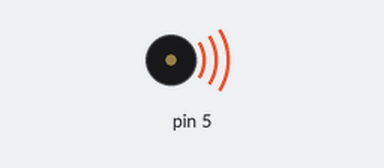
Recording of a sketch running on a simulated Arduino Uno, built with avr-gcc and run on an emulated ATmega328P. On the bench: buzzer (waves = sounding).

Above: at 0.1 s.
At 3.1 s:
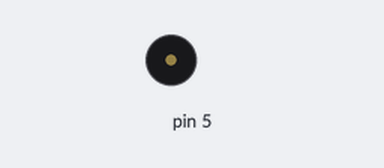
Timing chart, 0 to 4.6 s (numbered marks = the images above):
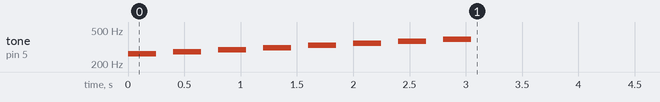

The sketch:

practice_ems_piazo1.ino
```cpp
/*
int melody[] = {262, 277, 294, 311, 330, 349, 370, 392, 415, 440, 466, 494, 523};

void setup() {
  // put your setup code here, to run once:
  pinMode(5, OUTPUT); // 부저 핀을 출력 모드로 설정
}

void loop() {
  // put your main code here, to run repeatedly:
  for(int i=0; i<8; i++){
    tone(5, melody[i], 250); // D5에서 meldoy[i] 주파수를 250ms동안 출력
    delay(400); // 다음 음을 재생하기 전 400ms 대기
    noTone(5); // 부저 끄기
  }
}
*/
void speaker_on(int pin, int freq, int on, int off);
int melody[] = {262, 277, 294, 311, 330, 349, 370, 392, 415, 440, 466, 494, 523};

void setup() {
  // put your setup code here, to run once:
  pinMode(5, OUTPUT); // 부저 핀을 출력 모드로 설정

  // 도레미파솔라시도 연주
  for (int i=0; i<8; i++){
    speaker_on(5, melody[i], 250, 400);
  }
}

void loop() {
  // put your main code here, to run repeatedly:

}

void speaker_on(int pin, int freq, int on, int off){
  tone(pin, freq, on); // D5에서 freq 주파수를 on동안 출력
  delay(off); // 다음 음을 재생하기 전 off만큼 대기
  noTone(5); // 부저 끄기
}
```
